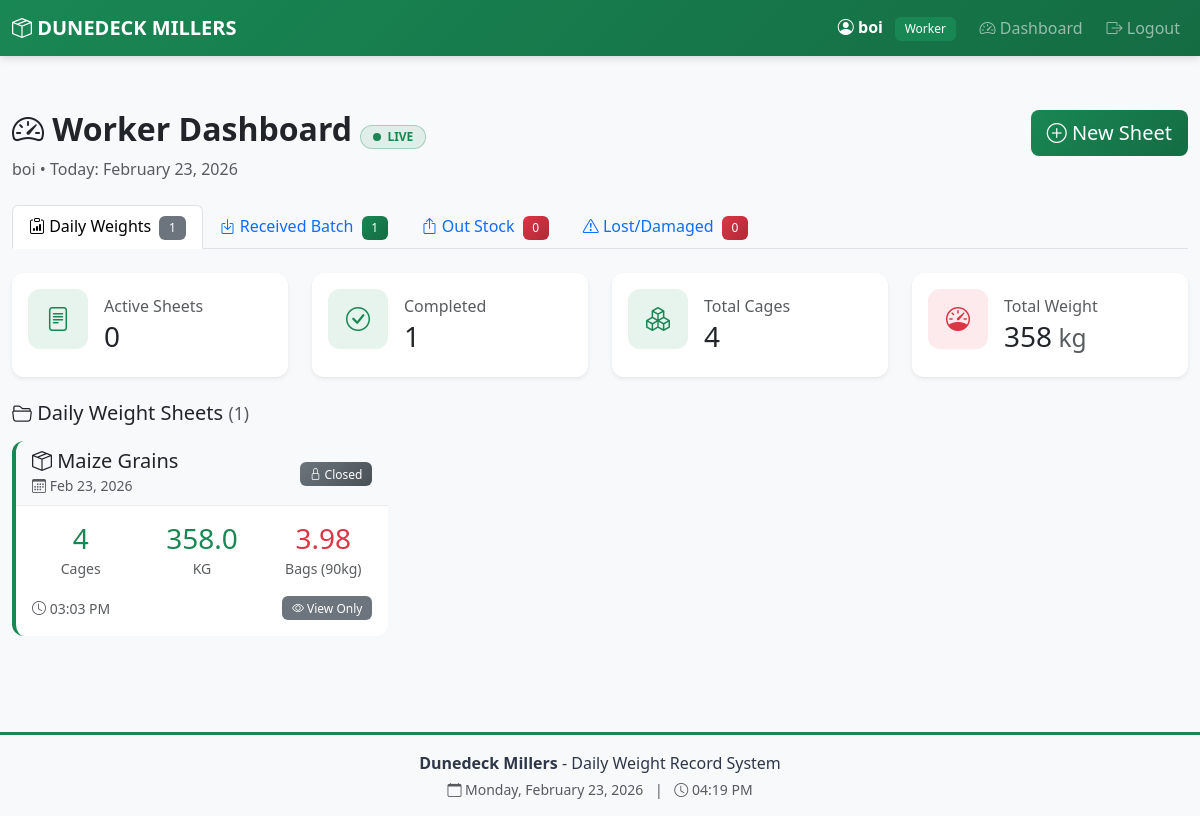
The app's page /worker/dashboard (signed in) with its own data.
### app.py (models this page shows, shortened)
class User(UserMixin, db.Model):
    id = db.Column(db.Integer, primary_key=True)
    username = db.Column(db.String(80), unique=True, nullable=False)
    password_hash = db.Column(db.String(200), nullable=False)
    name = db.Column(db.String(100), nullable=False)
    role = db.Column(db.String(20), nullable=False)  # 'worker', 'manager', 'director', 'admin'
    must_change_password = db.Column(db.Boolean, default=False)
    is_blocked = db.Column(db.Boolean, default=False)
    created_at = db.Column(db.DateTime, default=datetime.utcnow)
    last_login = db.Column(db.DateTime)
    sheets = db.relationship('IntakeSheet', backref='worker', lazy=True, foreign_keys='IntakeSheet.worker_id')

class IntakeSheet(db.Model):
    id = db.Column(db.Integer, primary_key=True)
    sheet_date = db.Column(db.Date, nullable=False, default=date.today)
    product_type = db.Column(db.String(50), nullable=False)  # Maize Grains, Maize Germ, Animal Feeds, Other
    sheet_type = db.Column(db.String(20), nullable=False, default='daily')  # 'daily', 'received', 'outstock', 'lost'
    worker_id = db.Column(db.Integer, db.ForeignKey('user.id'), nullable=False)
    authorized_by_id = db.Column(db.Integer, db.ForeignKey('user.id'))
    destination = db.Column(db.String(200))
    purpose = db.Column(db.String(200))
    authorization_status = db.Column(db.String(20), default='pending')  # 'pending', 'authorized', 'rejected'
    status = db.Column(db.String(20), default='In Progress')  # 'In Progress', 'Closed'
    created_at = db.Column(db.DateTime, nullable=False, default=datetime.utcnow)
    closed_at = db.Column(db.DateTime)
    entries = db.relationship('IntakeEntry', backref='sheet', lazy=True, cascade='all, delete-orphan')
    authorized_by = db.relationship('User', foreign_keys=[authorized_by_id])

### app.py (the view)
@app.route('/worker/dashboard')
@login_required
def worker_dashboard():
    if current_user.role not in ['worker', 'manager', 'admin']:
        return redirect(url_for('dashboard'))
    sheet_filter = request.args.get('type', 'daily')  # daily, received, outstock, lost
    sheets = IntakeSheet.query.filter_by(
        worker_id=current_user.id,
        sheet_type=sheet_filter
    ).filter(
        IntakeSheet.status.in_(['In Progress', 'Closed'])
    ).order_by(IntakeSheet.created_at.desc()).all()
    sheet_data = []
    total_all_cages = 0
    total_all_weight = 0
    for sheet in sheets:
        entries = sheet.entries
        total_cages = len(entries)
        total_weight = sum(entry.weight for entry in entries)
        if sheet.product_type in ['Maize Grains', 'Maize Germ']:
            bag_weight = 90
        else:
            bag_weight = 50
        total_bags = total_weight / bag_weight if bag_weight > 0 else 0
        sheet_data.append({
            'sheet': sheet,
            'total_cages': total_cages,
            'total_weight': total_weight,
            'total_bags': total_bags,
            'bag_weight': bag_weight
        })
        total_all_cages += total_cages
        total_all_weight += total_weight
    daily_count = IntakeSheet.query.filter_by(worker_id=current_user.id, sheet_type='daily').count()
    received_count = IntakeSheet.query.filter_by(worker_id=current_user.id, sheet_type='received').count()
    outstock_count = IntakeSheet.query.filter_by(worker_id=current_user.id, sheet_type='outstock').count()
    lost_count = IntakeSheet.query.filter_by(worker_id=current_user.id, sheet_type='lost').count()
    pending_auth = IntakeSheet.query.filter_by(
        worker_id=current_user.id,
        sheet_type='outstock',
        authorization_status='pending'
    ).count()
    alerts = get_inventory_alerts()
    today = date.today()
    return render_template('worker_dashboard.html',
                         sheet_data=sheet_data,
                         total_all_cages=total_all_cages,
                         total_all_weight=total_all_weight,
                         today=today,
                         sheet_filter=sheet_filter,
                         daily_count=daily_count,
                         received_count=received_count,
                         outstock_count=outstock_count,
                         lost_count=lost_count,
                         pending_auth=pending_auth,
                         alerts=alerts)

### templates/worker_dashboard.html (shortened to what this page needs)
{% extends "base.html" %}
{% block content %}
<div class="row mb-4">
    <div class="col-md-8">
        <h2 class="fw-bold">
            <i class="bi bi-speedometer2"></i> Worker Dashboard
            <span class="live-indicator">LIVE</span>
        </h2>
        <p class="text-muted mb-0">
            {{ current_user.name }} • Today: {{ today.strftime('%B %d, %Y') }}
        </p>
    </div>
    <div class="col-md-4 text-md-end">
        <button class="btn btn-primary btn-lg" data-bs-toggle="modal" data-bs-target="#createSheetModal">
            <i class="bi bi-plus-circle"></i> New Sheet
        </button>
    </div>
</div>
<ul class="nav nav-tabs mb-4" role="tablist">
    <li class="nav-item">
        <a class="nav-link {% if sheet_filter == 'daily' %}active{% endif %}"
           href="{{ url_for('worker_dashboard', type='daily') }}">
            <i class="bi bi-clipboard-data"></i> Daily Weights
            <span class="badge bg-secondary ms-1">{{ daily_count }}</span>
        </a>
    </li>
    <li class="nav-item">
        <a class="nav-link {% if sheet_filter == 'received' %}active{% endif %}"
           href="{{ url_for('worker_dashboard', type='received') }}">
            <i class="bi bi-box-arrow-in-down"></i> Received Batch
            <span class="badge bg-success ms-1">{{ received_count }}</span>
        </a>
    </li>
    <li class="nav-item">
        <a class="nav-link {% if sheet_filter == 'outstock' %}active{% endif %}"
           href="{{ url_for('worker_dashboard', type='outstock') }}">
            <i class="bi bi-box-arrow-up"></i> Out Stock
            <span class="badge bg-danger ms-1">{{ outstock_count }}</span>
        </a>
    </li>
    <li class="nav-item">
        <a class="nav-link {% if sheet_filter == 'lost' %}active{% endif %}"
           href="{{ url_for('worker_dashboard', type='lost') }}">
            <i class="bi bi-exclamation-triangle"></i> Lost/Damaged
            <span class="badge bg-warning ms-1">{{ lost_count }}</span>
        </a>
    </li>
</ul>
<div class="row mb-4">
    <div class="col-md-3">
        <div class="card border-0 shadow-sm">
            <div class="card-body">
                <div class="d-flex align-items-center">
                    <div class="stat-icon green">
                        <i class="bi bi-file-text"></i>
                    </div>
                    <div class="ms-3">
                        <h6 class="text-muted mb-1">Active Sheets</h6>
                        <h3 class="mb-0">{{ sheet_data|selectattr('sheet.status', 'equalto', 'In Progress')|list|length }}</h3>
                    </div>
                </div>
            </div>
        </div>
    </div>
    <div class="col-md-3">
        <div class="card border-0 shadow-sm">
            <div class="card-body">
                <div class="d-flex align-items-center">
                    <div class="stat-icon green">
                        <i class="bi bi-check-circle"></i>
                    </div>
                    <div class="ms-3">
                        <h6 class="text-muted mb-1">Completed</h6>
                        <h3 class="mb-0">{{ sheet_data|selectattr('sheet.status', 'equalto', 'Closed')|list|length }}</h3>
                    </div>
                </div>
            </div>
        </div>
    </div>
    <div class="col-md-3">
        <div class="card border-0 shadow-sm">
            <div class="card-body">
                <div class="d-flex align-items-center">
                    <div class="stat-icon green">
                        <i class="bi bi-boxes"></i>
                    </div>
                    <div class="ms-3">
                        <h6 class="text-muted mb-1">Total Cages</h6>
                        <h3 class="mb-0">{{ total_all_cages }}</h3>
                    </div>
                </div>
            </div>
        </div>
    </div>
    <div class="col-md-3">
        <div class="card border-0 shadow-sm">
            <div class="card-body">
                <div class="d-flex align-items-center">
                    <div class="stat-icon red">
                        <i class="bi bi-speedometer"></i>
                    </div>
                    <div class="ms-3">
                        <h6 class="text-muted mb-1">Total Weight</h6>
                        <h3 class="mb-0">{{ "%.0f"|format(total_all_weight) }}<small class="text-muted"> kg</small></h3>
                    </div>
                </div>
            </div>
        </div>
    </div>
</div>
{% if sheet_data %}
<h5 class="mb-3">
    <i class="bi bi-folder2-open"></i>
    {% if sheet_filter == 'daily' %}Daily Weight Sheets
    {% elif sheet_filter == 'received' %}Received Batch Sheets
    {% elif sheet_filter == 'outstock' %}Out Stock Sheets
    {% elif sheet_filter == 'lost' %}Lost/Damaged Sheets
    {% endif %}
    <small class="text-muted">({{ sheet_data|length }})</small>
</h5>
<div class="row">
    {% for data in sheet_data %}
    <div class="col-md-6 col-lg-4 mb-4">
        <div class="card sheet-card product-{{ data.sheet.product_type.lower().replace(' ', '-') }}"
             onclick="window.location='{{ url_for('view_sheet', sheet_id=data.sheet.id) }}'">
            <div class="card-header bg-light">
                <div class="d-flex justify-content-between align-items-center">
                    <div>
                        <h5 class="mb-0">
                            <i class="bi bi-box-seam"></i> {{ data.sheet.product_type }}
                        </h5>
                        <small class="text-muted">
                            <i class="bi bi-calendar3"></i> {{ data.sheet.sheet_date.strftime('%b %d, %Y') }}
                        </small>
                    </div>
                    <div>
                        {% if data.sheet.status == 'In Progress' %}
                        <span class="badge badge-in-progress">
                            <i class="bi bi-clock-history"></i> In Progress
                        </span>
                        {% else %}
                        <span class="badge badge-closed">
                            <i class="bi bi-lock"></i> Closed
                        </span>
                        {% endif %}
                    </div>
                </div>
            </div>
            <div class="card-body">
                <div class="row text-center mb-3">
                    <div class="col-4">
                        <div class="stat-value">
                            <h3 class="mb-0" style="color: var(--dm-green);">{{ data.total_cages }}</h3>
                            <small class="text-muted">Cages</small>
                        </div>
                    </div>
                    <div class="col-4">
                        <div class="stat-value">
                            <h3 class="mb-0" style="color: var(--dm-green);">{{ "%.1f"|format(data.total_weight) }}</h3>
                            <small class="text-muted">KG</small>
                        </div>
                    </div>
                    <div class="col-4">
                        <div class="stat-value">
                            <h3 class="mb-0" style="color: var(--dm-red);">{{ "%.2f"|format(data.total_bags) }}</h3>
                            <small class="text-muted">Bags ({{ data.bag_weight }}kg)</small>
                        </div>
                    </div>
                </div>
                <div class="d-flex justify-content-between align-items-center">
                    <small class="text-muted">
                        <i class="bi bi-clock"></i> {{ data.sheet.created_at.strftime('%I:%M %p') }}
                    </small>
                    {% if data.sheet.status == 'In Progress' %}
                    <span class="badge bg-success">
                        <i class="bi bi-pencil"></i> Editable
                    </span>
                    {% else %}
                    <span class="badge bg-secondary">
                        <i class="bi bi-eye"></i> View Only
                    </span>
                    {% endif %}
                </div>
            </div>
        </div>
    </div>
    {% endfor %}
</div>
{% endif %}
{% endblock %}

### templates/base.html (shortened to what this page needs)
<!DOCTYPE html>
<html lang="en">
<head>
    <link href="https://cdn.jsdelivr.net/npm/bootstrap@5.3.0/dist/css/bootstrap.min.css" rel="stylesheet">
    <link rel="stylesheet" href="https://cdn.jsdelivr.net/npm/bootstrap-icons@1.10.0/font/bootstrap-icons.css">
    <link rel="stylesheet" href="{{ url_for('static', filename='css/style.css') }}">
</head>
<body>
    {% if current_user.is_authenticated %}
    <nav class="navbar navbar-expand-lg navbar-dark bg-primary navbar-fixed">
        <div class="container-fluid">
            <a class="navbar-brand fw-bold" href="{{ url_for('dashboard') }}">
                <i class="bi bi-box-seam"></i> DUNEDECK MILLERS
            </a>
            <div class="collapse navbar-collapse" id="navbarNav">
                <ul class="navbar-nav ms-auto align-items-center">
                    <li class="nav-item">
                        <span class="navbar-text text-white me-3">
                            <i class="bi bi-person-circle"></i>
                            <strong>{{ current_user.name }}</strong>
                            <span class="badge role-{{ current_user.role }} ms-2">{{ current_user.role|title }}</span>
                        </span>
                    </li>
                    {% if current_user.role == 'worker' %}
                    <li class="nav-item">
                        <a class="nav-link" href="{{ url_for('worker_dashboard') }}">
                            <i class="bi bi-speedometer2"></i> Dashboard
                        </a>
                    </li>
                    {% elif current_user.role == 'manager' %}
                    <li class="nav-item">
                        <a class="nav-link" href="{{ url_for('manager_dashboard') }}">
                            <i class="bi bi-speedometer2"></i> Dashboard
                        </a>
                    </li>
                    {% elif current_user.role == 'director' %}
                    <li class="nav-item">
                        <a class="nav-link" href="{{ url_for('director_dashboard') }}">
                            <i class="bi bi-eye"></i> Dashboard
                        </a>
                    </li>
                    {% elif current_user.role == 'admin' %}
                    <li class="nav-item">
                        <a class="nav-link" href="{{ url_for('admin_dashboard') }}">
                            <i class="bi bi-shield-lock"></i> Admin
                        </a>
                    </li>
                    {% endif %}
                    <li class="nav-item">
                        <a class="nav-link btn btn-outline-light btn-sm ms-2" href="{{ url_for('logout') }}">
                            <i class="bi bi-box-arrow-right"></i> Logout
                        </a>
                    </li>
                </ul>
            </div>
        </div>
    </nav>
    {% endif %}
    <main class="container-fluid py-4">
        {% block content %}{% endblock %}
    </main>
    {% if current_user.is_authenticated %}
    <footer class="text-center py-3 mt-5" style="background-color: #f8f9fa; border-top: 3px solid var(--dm-green);">
        <div class="container">
            <p class="mb-1" style="color: var(--dm-dark);">
                <strong>Dunedeck Millers</strong> - Daily Weight Record System
            </p>
            <p class="mb-0 text-muted small">
                <i class="bi bi-calendar"></i> <span id="currentDate"></span>
                <span class="mx-2">|</span>
                <i class="bi bi-clock"></i> <span id="currentTime"></span>
            </p>
        </div>
    </footer>
    {% endif %}
</body>
</html>

### records on screen
User: name "boi", role "Worker"
IntakeSheet: sheet.product_type "Maize Grains", sheet.sheet_date "Feb 23, 2026", status "Closed" (drawn), sheet.created_at "03:03 PM"

### other values on screen
{{ daily_count }} "1"
{{ received_count }} "1"
{{ outstock_count }} "0"
{{ lost_count }} "0"
{{ sheet_data|selectattr('sheet.status', 'equalto', 'Closed')|list|length }} "1"
{{ total_all_cages }} "4"
{{ "%.0f"|format(total_all_weight) }} "358"
{{ sheet_data|length }} "1"
{{ data.total_cages }} "4"
{{ "%.1f"|format(data.total_weight) }} "358.0"
{{ "%.2f"|format(data.total_bags) }} "3.98"
{{ data.bag_weight }} "90"
